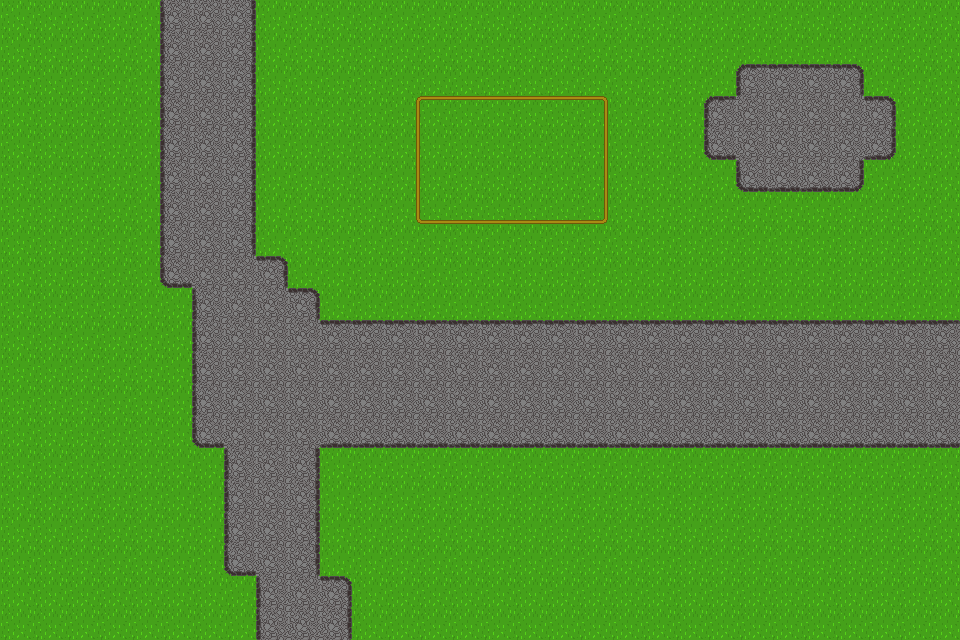

A level layout from a 2D game, rendered from its tile map. Below: a short description, then the map file with its tile-grid data intact:
An orthogonal 30x20 tile map with 32x32 px tiles, 2 tile layers (Tile Layer 1, Tile Layer 2), 2 tilesets.

<map version="1.10" tiledversion="1.11.0" orientation="orthogonal" renderorder="right-down" width="30" height="20" tilewidth="32" tileheight="32" infinite="0" nextlayerid="4" nextobjectid="1">
 <tileset firstgid="1" source="grass.tsx" />
 <tileset firstgid="10" source="cobbleStone.tsx" />
 <layer id="1" name="Tile Layer 1" width="30" height="20">
  <data encoding="csv">
5,5,5,5,5,5,5,5,5,5,5,5,5,5,5,5,5,5,5,5,5,5,5,5,5,5,5,5,5,5,
5,5,5,5,5,5,5,5,5,5,5,5,5,5,5,5,5,5,5,5,5,5,5,5,5,5,5,5,5,5,
5,5,5,5,5,5,5,5,5,5,5,5,5,5,5,5,5,5,5,5,5,5,5,5,5,5,5,5,5,5,
5,5,5,5,5,5,5,5,5,5,5,5,5,5,5,5,5,5,5,5,5,5,5,5,5,5,5,5,5,5,
5,5,5,5,5,5,5,5,5,5,5,5,5,5,5,5,5,5,5,5,5,5,5,5,5,5,5,5,5,5,
5,5,5,5,5,5,5,5,5,5,5,5,5,5,5,5,5,5,5,5,5,5,5,5,5,5,5,5,5,5,
5,5,5,5,5,5,5,5,5,5,5,5,5,5,5,5,5,5,5,5,5,5,5,5,5,5,5,5,5,5,
5,5,5,5,5,5,5,5,5,5,5,5,5,5,5,5,5,5,5,5,5,5,5,5,5,5,5,5,5,5,
5,5,5,5,5,5,5,5,5,5,5,5,5,5,5,5,5,5,5,5,5,5,5,5,5,5,5,5,5,5,
5,5,5,5,5,5,5,5,5,5,5,5,5,5,5,5,5,5,5,5,5,5,5,5,5,5,5,5,5,5,
5,5,5,5,5,5,5,5,5,5,5,5,5,5,5,5,5,5,5,5,5,5,5,5,5,5,5,5,5,5,
5,5,5,5,5,5,5,5,5,5,5,5,5,5,5,5,5,5,5,5,5,5,5,5,5,5,5,5,5,5,
5,5,5,5,5,5,5,5,5,5,5,5,5,5,5,5,5,5,5,5,5,5,5,5,5,5,5,5,5,5,
5,5,5,5,5,5,5,5,5,5,5,5,5,5,5,5,5,5,5,5,5,5,5,5,5,5,5,5,5,5,
5,5,5,5,5,5,5,5,5,5,5,5,5,5,5,5,5,5,5,5,5,5,5,5,5,5,5,5,5,5,
5,5,5,5,5,5,5,5,5,5,5,5,5,5,5,5,5,5,5,5,5,5,5,5,5,5,5,5,5,5,
5,5,5,5,5,5,5,5,5,5,5,5,5,5,5,5,5,5,5,5,5,5,5,5,5,5,5,5,5,5,
5,5,5,5,5,5,5,5,5,5,5,5,5,5,5,5,5,5,5,5,5,5,5,5,5,5,5,5,5,5,
5,5,5,5,5,5,5,5,5,5,5,5,5,5,5,5,5,5,5,5,5,5,5,5,5,5,5,5,5,5,
5,5,5,5,5,5,5,5,5,5,5,5,5,5,5,5,5,5,5,5,5,5,5,5,5,5,5,5,5,5
</data>
 </layer>
 <layer id="2" name="Tile Layer 2" width="30" height="20">
  <data encoding="csv">
0,0,0,0,0,13,14,15,0,0,0,0,0,0,0,0,0,0,0,0,0,0,0,0,0,0,0,0,0,0,
0,0,0,0,0,13,14,15,0,0,0,0,0,0,0,0,0,0,0,0,0,0,0,0,0,0,0,0,0,0,
0,0,0,0,0,13,14,15,0,0,0,0,0,0,0,0,0,0,0,0,0,0,0,10,11,11,12,0,0,0,
0,0,0,0,0,13,14,15,0,0,0,0,0,1,2,2,2,2,3,0,0,0,10,14,14,14,14,12,0,0,
0,0,0,0,0,13,14,15,0,0,0,0,0,4,0,0,0,0,6,0,0,0,16,14,14,14,14,18,0,0,
0,0,0,0,0,13,14,15,0,0,0,0,0,4,0,0,0,0,6,0,0,0,0,16,17,17,18,0,0,0,
0,0,0,0,0,13,14,15,0,0,0,0,0,7,8,8,8,8,9,0,0,0,0,0,0,0,0,0,0,0,
0,0,0,0,0,13,14,15,0,0,0,0,0,0,0,0,0,0,0,0,0,0,0,0,0,0,0,0,0,0,
0,0,0,0,0,16,14,14,12,0,0,0,0,0,0,0,0,0,0,0,0,0,0,0,0,0,0,0,0,0,
0,0,0,0,0,0,13,14,14,12,0,0,0,0,0,0,0,0,0,0,0,0,0,0,0,0,0,0,0,0,
0,0,0,0,0,0,13,14,14,14,11,11,11,11,11,11,11,11,11,11,11,11,11,11,11,11,11,11,11,11,
0,0,0,0,0,0,13,14,14,14,14,14,14,14,14,14,14,14,14,14,14,14,14,14,14,14,14,14,14,14,
0,0,0,0,0,0,13,14,14,14,14,14,14,14,14,14,14,14,14,14,14,14,14,14,14,14,14,14,14,14,
0,0,0,0,0,0,16,14,14,14,17,17,17,17,17,17,17,17,17,17,17,17,17,17,17,17,17,17,17,17,
0,0,0,0,0,0,0,13,14,15,0,0,0,0,0,0,0,0,0,0,0,0,0,0,0,0,0,0,0,0,
0,0,0,0,0,0,0,13,14,15,0,0,0,0,0,0,0,0,0,0,0,0,0,0,0,0,0,0,0,0,
0,0,0,0,0,0,0,13,14,15,0,0,0,0,0,0,0,0,0,0,0,0,0,0,0,0,0,0,0,0,
0,0,0,0,0,0,0,16,14,15,0,0,0,0,0,0,0,0,0,0,0,0,0,0,0,0,0,0,0,0,
0,0,0,0,0,0,0,0,13,14,12,0,0,0,0,0,0,0,0,0,0,0,0,0,0,0,0,0,0,0,
0,0,0,0,0,0,0,0,13,14,15,0,0,0,0,0,0,0,0,0,0,0,0,0,0,0,0,0,0,0
</data>
 </layer>
</map>
